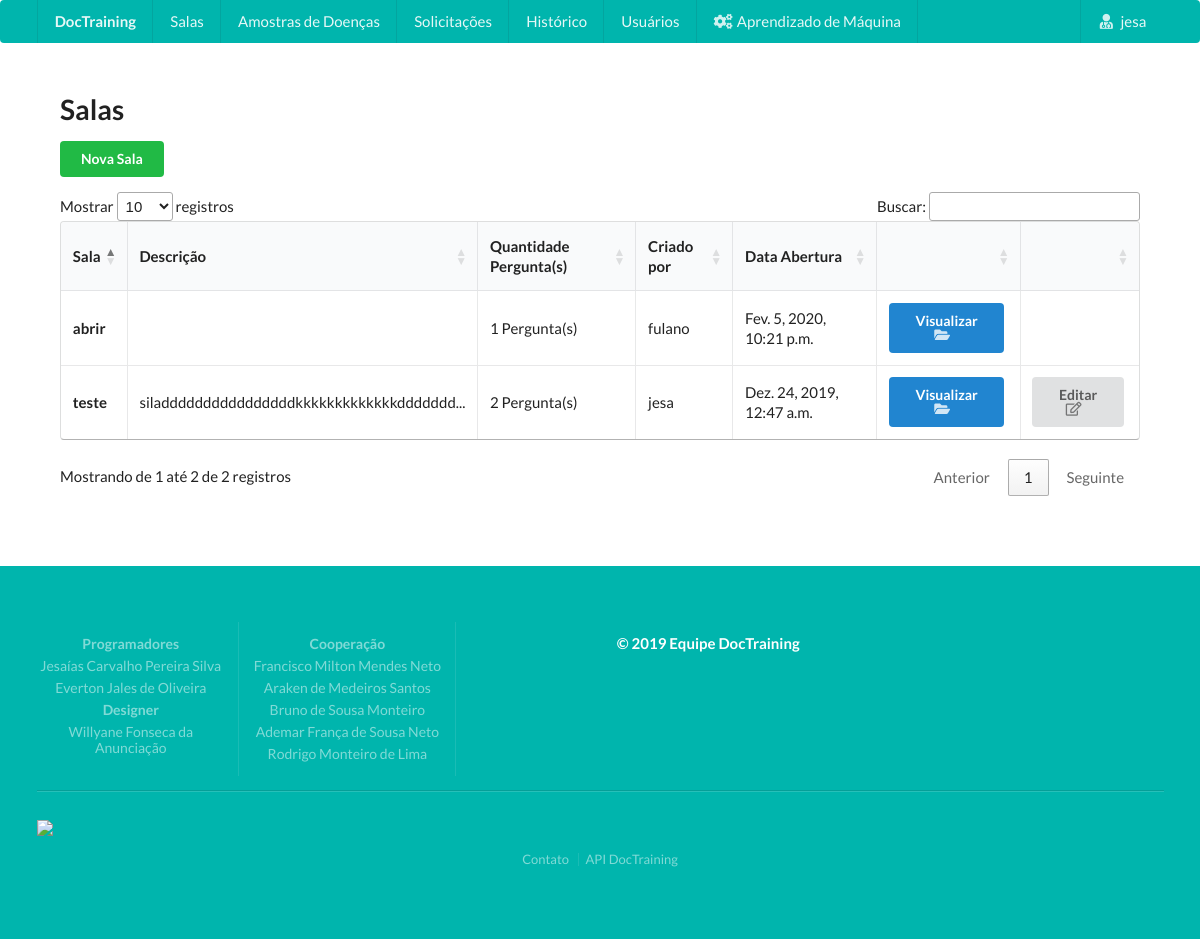
Screenshot of /salas/todas/ (signed in) with the database file from the repository.
### doctrainingapp/models.py (models this page shows, shortened)
class Sala(models.Model):
    responsavel_sala = models.ForeignKey(User, on_delete=models.CASCADE)
    nome_sala = models.CharField(max_length=50, blank=False,null=False,unique=True)
    descricao = models.CharField(max_length=100, blank=True,null=True)
    data_criacao = models.DateTimeField(default=datetime.now)
    def quantidade_perguntas(self):#retorna nome da alteração
        return Pergunta.objects.filter(sala__pk=self.pk).count()
    def descricao_limitado(self):#retorna nome da alteração
        return self.descricao[:40]

### doctrainingapp/views.py (the view)
# urls.py: path('salas/todas/',login_required(todas_salas),name='todas_salas'),
def todas_salas(request):
    usuario = request.user
    try:
        salas = Sala.objects.all().extra( select={'nome_sala_QS': 'lower(nome_sala)'}).order_by('nome_sala_QS')
        return render(request,'salas_todas.html',{'salas':salas})
    except Exception as e:
        messages.add_message(request, ERROR, 'Ocorreu um erro ao abriar salas. Tente novamente mais tarde.')#mensagem para o usuario
        mandar_email_error(str(e),usuario,request.resolver_match.url_name)
        return redirect('/doctraining/')

### doctrainingapp/templates/salas_todas.html (shortened to what this page needs)
{% include 'cabecalho2.html' %}
<h1>
  Salas
</h1>
<a href="{% url 'doctrainingapp:nova_sala'%}" class="ui button positive" > Nova Sala </a>
<div class="dimmable">
    <div class="ui active inverted dimmer">
      <div class="ui active centered inline loader"></div>
    </div>
  <table id="example" class="ui celled table" style="width:100%">
    <thead>
      <tr>
        <th>Sala</th>
        <th>Descrição</th>
        <th>Quantidade Pergunta(s)</th>
        <th>Criado por</th>
        <th>Data Abertura</th>
        <th></th>
        <th></th>
      </tr>
    </thead>
    <tbody>
      {% for sala in salas  %}
            <tr>
              <td><b> {{sala.nome_sala}} </b></td>
              {% if sala.descricao  %}
                    <td> {{sala.descricao_limitado}}...</td>
              {% else %}
                    <td>  </td>
               {% endif %}
              <td> {{sala.quantidade_perguntas}} Pergunta(s)</td>
              <td> {{sala.responsavel_sala}} </td>
              <td> {{sala.data_criacao}} </td>
              <td>
                  {% if request.user.pk == sala.responsavel_sala.pk or request.user.is_staff %}
                      <a href="{% url 'doctrainingapp:todas_perguntas' sala.pk  %}" class="ui blue button" > Visualizar   <i class="folder open icon"></i> </a>
                  {% endif %}
              </td>
              <td>
                  {% if request.user.pk == sala.responsavel_sala.pk %}
                      <a href="{% url 'doctrainingapp:editar_sala' sala.pk  %}" class="ui button" >   Editar <i class="edit outline icon"></i> </a>
                  {% endif %}
              </td>
            </tr>
      {% endfor %}
    </tbody>
  </table>
</div>
</div>
<div>
{% include 'rodape.html' %}

### doctrainingapp/templates/menu.html (shortened to what this page needs)
{% load staticfiles %}
{%if request.user.is_authenticated %}
    <a class="item" href="{% url 'doctrainingapp:todas_salas' %}">Salas</a>
    <a class="item" href="{% url 'doctrainingapp:casos_clinicos' %}">Amostras de Doenças</a>
    {%if request.user.is_staff %}
            <a href="{% url 'doctrainingapp:solicitacoes_alteracao_casos_clinicos' %}" class="item">Solicitações</a>
            <a href="{% url 'doctrainingapp:log_solicitacoes_alteracao_casos_clinicos' %}" class="item">Histórico </a>
            <a href="{% url 'doctrainingapp:usuarios' %}" class="item">Usuários </a>
    {% else %}
            <a href="{% url 'doctrainingapp:solicitacoes_alteracao_casos_clinicos' %}" class="item">Minhas Solicitações</a>
            <a href="{% url 'doctrainingapp:log_solicitacoes_alteracao_casos_clinicos' %}" class="item">Meu Histórico </a>
    {% endif %}
    {%if request.user.is_superuser %}
        <div class="ui simple dropdown item">
                  <i class="settings icon"></i>Aprendizado de Máquina
        </div>
    {% endif %}
    <div class="ui simple dropdown item right">
              <i class="user md icon"></i> {{request.user.username}}
    </div>
{% endif %}

### rows the page displays
Sala: nome_sala "abrir", quantidade_perguntas "1", responsavel_sala "fulano", data_criacao "Fev. 5, 2020, 10:21 p.m.", shows "Visualizar"
Sala: nome_sala "teste", descricao_limitado "siladdddddddddddddddkkkkkkkkkkkkkddddddd", quantidade_perguntas "2", responsavel_sala "jesa", data_criacao "Dez. 24, 2019, 12:47 a.m.", shows "Visualizar", shows "Editar"

### other values shown
{{ request.user.username }} "jesa"
